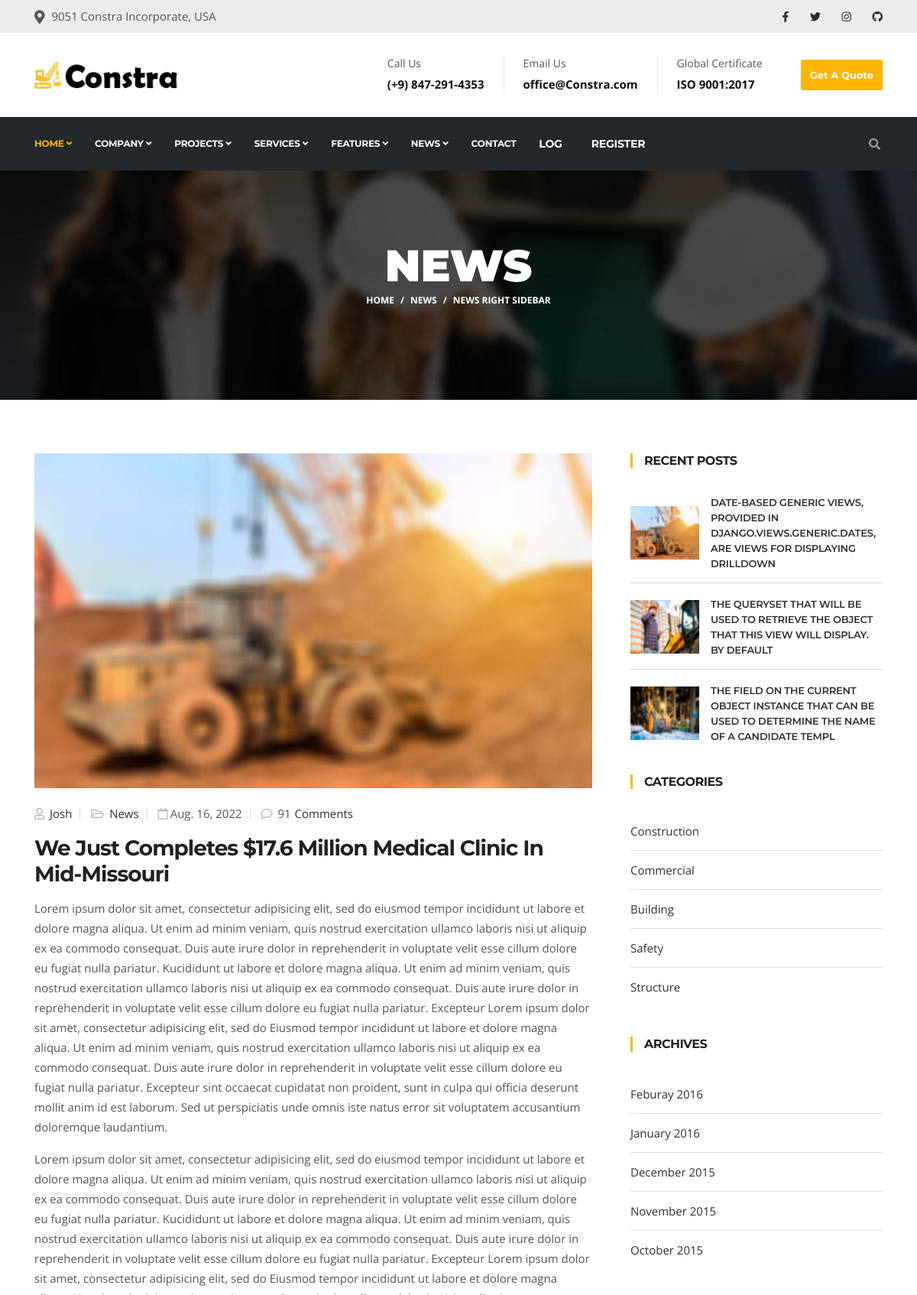
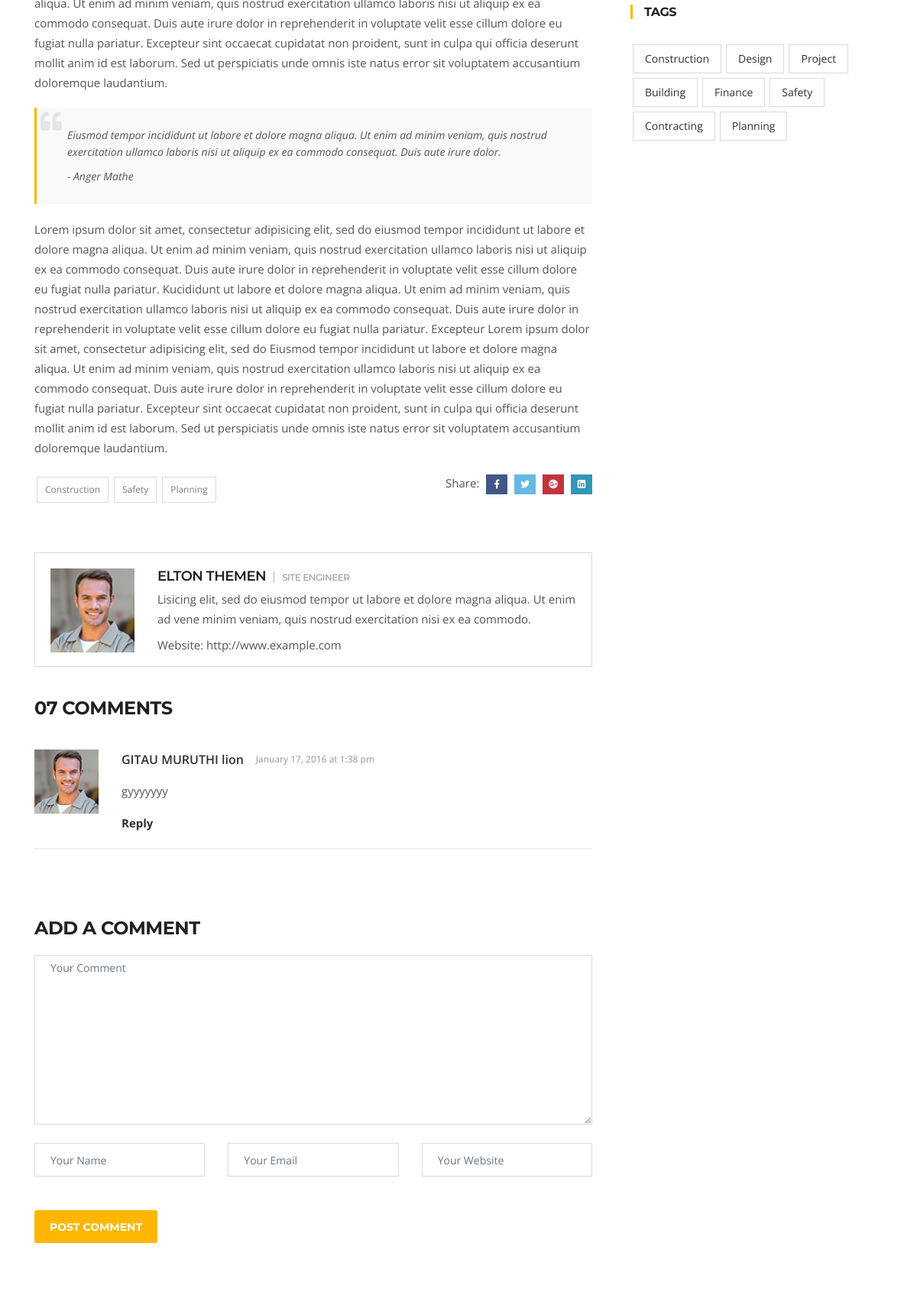
The page /news/1/ (upper part) on the database its author committed (2 pictures, top to bottom).
### home/models.py (models this page shows, shortened)
class CommonInfo(models.Model):
    name = models.CharField(max_length=100)
    about = models.TextField(default='Nats Stenman began his career in construction with boots on the ground')
    class Meta:
        abstract = True

class News(CommonInfo):
    comments = models.IntegerField()
    comments_all = models.ManyToManyField(Comment)
    author = models.ForeignKey(User, on_delete=models.CASCADE)
    date = models.DateField()
    image = models.ImageField(upload_to='images/news/')
    class Meta:
        verbose_name_plural = 'News'

class Comment(CommonInfo):
    post = models.ForeignKey('News', on_delete=models.CASCADE)
    n_name = models.ForeignKey(User, on_delete=models.CASCADE)
    email = models.EmailField()
    website = models.URLField(null=True)

### home/views.py (the view, shortened to what this page needs)
# urls.py: path('news/<int:id>/', news_detail, name='news-detail'),
def news_detail(request, id=1):
    object = News.objects.get(id=id)
    comments = Comment.objects.filter(post=object)
    object.comments_all.set(comments)
    context = {
        'object': object,
        'comments': comments,
        'news_list': News.objects.all()
    }
    return render(request, 'news/detail.html', context)

### templates/news/detail.html (shortened to what this page needs)
{% extends 'base/base.html' %}
{% load static %}
{% block content %}
<div id="banner-area" class="banner-area" style="background-image:url({% static 'images/banner/banner1.jpg'%})">
  <div class="banner-text">
    <div class="container">
        <div class="row">
          <div class="col-lg-12">
              <div class="banner-heading">
                <h1 class="banner-title">News</h1>
                <nav aria-label="breadcrumb">
                    <ol class="breadcrumb justify-content-center">
                      <li class="breadcrumb-item"><a href="{% url 'home:home' %}">Home</a></li>
                      <li class="breadcrumb-item"><a href="{% url 'home:home' %}">News</a></li>
                      <li class="breadcrumb-item active" aria-current="page">News Right sidebar</li>
                    </ol>
                </nav>
              </div>
          </div>
        </div>
    </div>
  </div>
</div>
<section id="main-container" class="main-container">
  <div class="container">
    <div class="row">
      <div class="col-lg-8 mb-5 mb-lg-0">
        <div class="post-content post-single">
          <div class="post-media post-image">
            <img loading="lazy" src="{{object.image.url}}" class="img-fluid" alt="post-image">
          </div>
          <div class="post-body">
            <div class="entry-header">
              <div class="post-meta">
                <span class="post-author">
                  <i class="far fa-user"></i><a href="#"> {{object.author}}</a>
                </span>
                <span class="post-cat">
                  <i class="far fa-folder-open"></i><a href="#"> News</a>
                </span>
                <span class="post-meta-date"><i class="far fa-calendar"></i>{{object.date}}</span>
                <span class="post-comment"><i class="far fa-comment"></i> {{object.comments}}<a href="#"
                    class="comments-link">Comments</a></span>
              </div>
              <h2 class="entry-title">
                {{object.name}}
              </h2>
            </div>
            <div class="entry-content">
              <p>{{object.about}}</p>
              <p>{{object.about}}</p>
              <blockquote>
                <p>Eiusmod tempor incididunt ut labore et dolore magna aliqua. Ut enim ad minim veniam, quis nostrud
                  exercitation ullamco laboris nisi ut aliquip ex ea commodo consequat. Duis aute irure dolor.<cite>-
                    Anger Mathe</cite></p>
                  </blockquote>
                <p>{{object.about}}</p>
            </div>
            <div class="tags-area d-flex align-items-center justify-content-between">
              <div class="post-tags">
                <a href="#">Construction</a>
                <a href="#">Safety</a>
                <a href="#">Planning</a>
              </div>
              <div class="share-items">
                <ul class="post-social-icons list-unstyled">
                  <li class="social-icons-head">Share:</li>
                  <li><a href="#"><i class="fab fa-facebook-f"></i></a></li>
                  <li><a href="#"><i class="fab fa-twitter"></i></a></li>
                  <li><a href="#"><i class="fab fa-google-plus"></i></a></li>
                  <li><a href="#"><i class="fab fa-linkedin"></i></a></li>
                </ul>
              </div>
            </div>
          </div>
        </div>
        <div class="author-box d-nlock d-sm-flex">
          <div class="author-img mb-4 mb-md-0">
            <img loading="lazy" src="{% static 'images/news/avator1.png'%}" alt="author">
          </div>
          <div class="author-info">
            <h3>Elton Themen<span>Site Engineer</span></h3>
            <p class="mb-2">Lisicing elit, sed do eiusmod tempor ut labore et dolore magna aliqua. Ut enim ad vene minim
              veniam, quis nostrud exercitation nisi ex ea commodo.</p>
            <p class="author-url mb-0">Website: <span><a href="#">http://www.example.com</a></span></p>
          </div>
        </div>
        <div id="comments" class="comments-area">
          <h3 class="comments-heading">07 Comments</h3>
          <ul class="comments-list">
            {% for c in object.comments_all.all %}
            <li>
              <div class="comment d-flex">
                <img loading="lazy" class="comment-avatar" alt="author" src="{% static 'images/news/avator1.png'%}">
                <div class="comment-body">
                  <div class="meta-data">
                    <span class="comment-author mr-3">{{c.name}} {{c.n_name}}</span>
                    <span class="comment-date float-right">January 17, 2016 at 1:38 pm</span>
                  </div>
                  <div class="comment-content">
                    <p>{{c.about}}</p>
                  </div>
                  <div class="text-left">
                    <a class="comment-reply font-weight-bold" href="#">Reply</a>
                  </div>
                </div>
              </div>
            </li>
            {% endfor %}
          </ul>
        </div>
        <div class="comments-form border-box">
          <h3 class="title-normal">Add a comment</h3>
          <form role="form" action="./" method="post">
            <div class="row">
              <div class="col-md-12">
                <div class="form-group">
                  <label for="message" class="w-100"><textarea class="form-control required-field" id="message" name="Content" placeholder="Your Comment" rows="10" required></textarea></label>
                </div>
              </div>
              <div class="col-md-4">
                <div class="form-group">
                  <label for="name" class="w-100"><input class="form-control" name="cName" id="Name" placeholder="Your Name" type="text" required></label>
                </div>
              </div>
              <div class="col-md-4">
                <div class="form-group">
                  <label for="email" class="w-100"><input class="form-control" name="cEmail" id="email" placeholder="Your Email" type="email" required></label>
                </div>
              </div>
              <div class="col-md-4">
                <div class="form-group">
                  <label for="website" class="w-100"><input class="form-control" id="website" name="Website" placeholder="Your Website" type="text"></label>
                </div>
              </div>
            </div>
            <div class="clearfix">
              <button class="btn btn-primary" type="submit" aria-label="post-comment">Post Comment</button>
            </div>
          </form>
        </div>
      </div>
      <div class="col-lg-4">
        <div class="sidebar sidebar-right">
          {% include 'news/recent.html' %}
        </div>
      </div>
    </div>
  </div>
</section>
{% endblock content %}

### templates/news/recent.html
<div class="widget recent-posts">
    <h3 class="widget-title">Recent Posts</h3>
    <ul class="list-unstyled">
        {% for o in news_list %}
        {% if forloop.revcounter < 4 %}
        <li class="d-flex align-items-center">
        <div class="posts-thumb">
            <a href="#"><img loading="lazy" alt="img" src="{{o.image.url}}"></a>
        </div>
        <div class="post-info">
            <h4 class="entry-title">
            <a href="#">{{o.name}}</a>
            </h4>
        </div>
        </li>
        {% endif %}
        {% endfor %}
    </ul>
</div>
{% include 'news/widgets.html' %}

### rows shown on the page
News: image (picture), author "Josh", date "Aug. 16, 2022", comments "91", name "We Just Completes $17.6 Million Medical Clinic In Mid-Missouri", about "Lorem ipsum dolor sit amet, consectetur adipisicing elit, sed do eiusmod tempor incididunt ut labore et dolore magna aliqua. Ut enim ad minim veniam, quis nostrud exercitation ullamco laboris nisi ut aliquip ex ea commodo consequat. Duis aute irure dolor in reprehenderit in voluptate velit esse cillum dolore eu fugiat nulla pariatur. Kucididunt ut labore et dolore magna aliqua. Ut enim ad minim veniam, quis nostrud exercitation ullamco laboris nisi ut aliquip ex ea commodo consequat. Duis aute irure dolor in reprehenderit in voluptate velit esse cillum dolore eu fugiat nulla pariatur. Excepteur Lorem ipsum dolor sit amet, consectetur adipisicing elit, sed do Eiusmod tempor incididunt ut…"
Comment: name "GITAU MURUTHI", n_name "lion", about "gyyyyyyy"
News: image (picture), name "DATE-BASED GENERIC VIEWS, PROVIDED IN DJANGO.VIEWS.GENERIC.DATES, ARE VIEWS FOR DISPLAYING DRILLDOWN"
News: image (picture), name "THE QUERYSET THAT WILL BE USED TO RETRIEVE THE OBJECT THAT THIS VIEW WILL DISPLAY. BY DEFAULT"
News: image (picture), name "THE FIELD ON THE CURRENT OBJECT INSTANCE THAT CAN BE USED TO DETERMINE THE NAME OF A CANDIDATE TEMPL"
